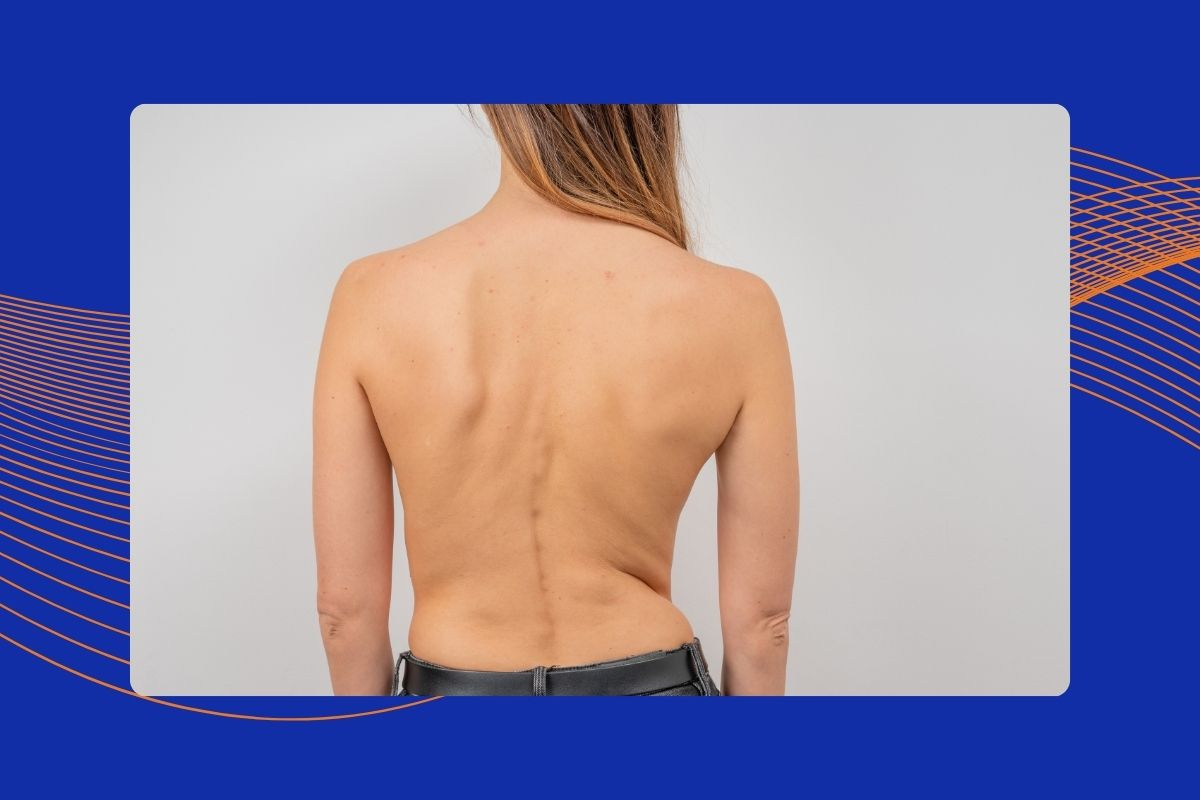
#> input picture ScoliosisCoach-iOS/ScoliosisCoach/debug_test.jpg, 1200 x 800 px
$ python -i brace_detector.py   (imports and definitions only)
#> lines starting #> are read from the running program, lines starting #| are printed output that depends on the picture; after the words box and inside, x2 and y2 are one past the last pixel; in counts of white or black regions, pixels touching at a corner belong together
#> further down, picture is the input picture: shape (800, 1200, 3); mean B, G, R 164.6, 126.8, 131.1
import cv2
import numpy as np

def detect_brace(image):
    """Detect if a brace is present in the image using color and contour analysis."""
    hsv = cv2.cvtColor(image, cv2.COLOR_BGR2HSV)
#> hsv: shape (800, 1200, 3); mean H, S, V 66.9, 118.3, 187.3

    h, w, _ = image.shape
#> h = 800; w = 1200

    # White/light brace colors
    lower_white = np.array([0, 0, 200])
    upper_white = np.array([180, 30, 255])
    white_mask = cv2.inRange(hsv, lower_white, upper_white)
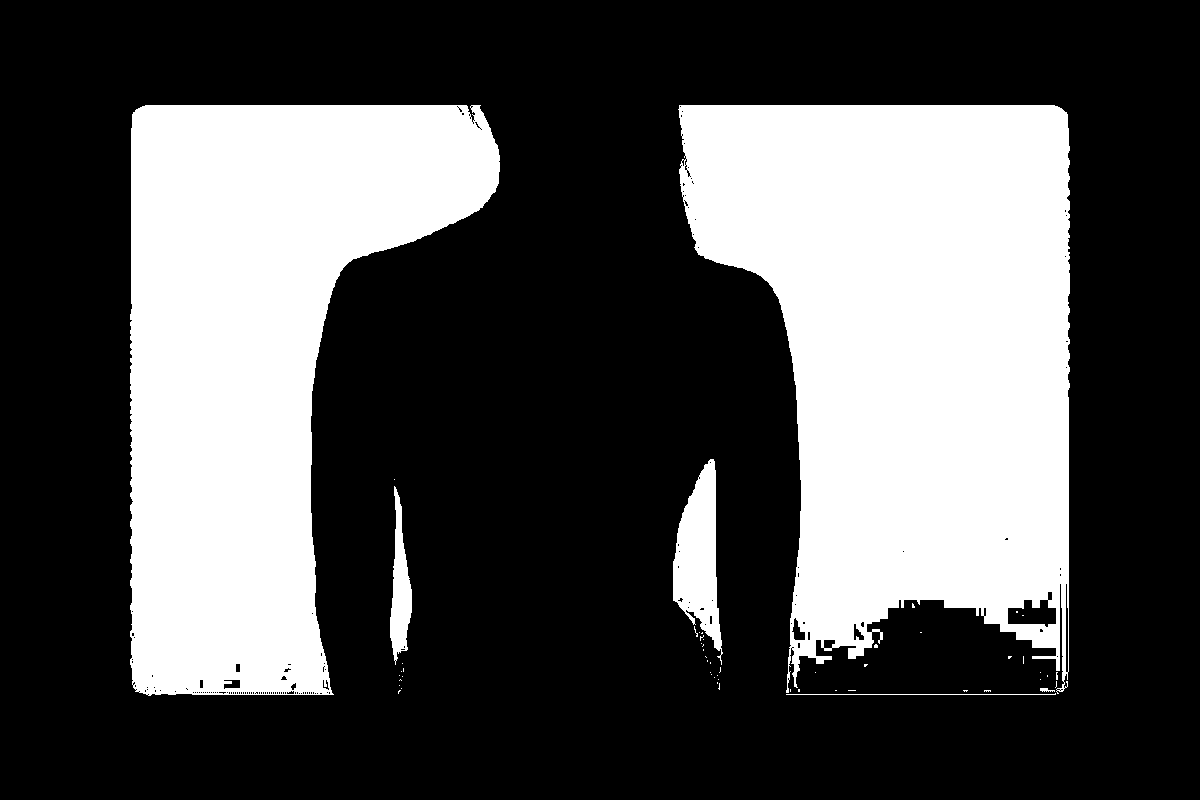
#> white_mask: shape (800, 1200); 31.6% white; 55 white regions (49 under 20 px), largest, box (x1, y1, x2, y2) and area: (678, 105, 1070, 694) 161446, (130, 105, 500, 696) 133707, (673, 459, 723, 665) 5712, (390, 486, 412, 665) 2125, (786, 693, 1056, 695) 271, (1040, 688, 1055, 692) 38

    # Define full torso region
    torso_top = int(h * 0.25)
#> torso_top = 200
    torso_bot = int(h * 0.75)
#> torso_bot = 600
    torso_left = int(w * 0.15)
#> torso_left = 180
    torso_right = int(w * 0.85)
#> torso_right = 1020

    # Brace should appear across the CENTER of the torso, not at the edges
    # Split torso into left edge, center, and right edge
    center_left = int(w * 0.35)
#> center_left = 420
    center_right = int(w * 0.65)
#> center_right = 780

    torso_center = white_mask[torso_top:torso_bot, center_left:center_right]
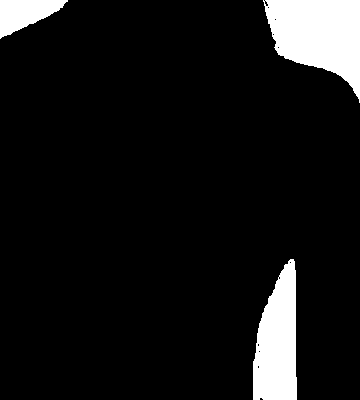
#> torso_center: shape (400, 360); 8.6% white; 3 white regions, box (x1, y1, x2, y2) and area: (263, 0, 360, 103) 6205, (253, 259, 297, 400) 4641, (0, 0, 68, 39) 1523
    torso_center_total = torso_center.size
#> torso_center_total = 144000

    if torso_center_total == 0:
        return False

    # Edge detection to verify there's an actual person
    gray = cv2.cvtColor(image, cv2.COLOR_BGR2GRAY)
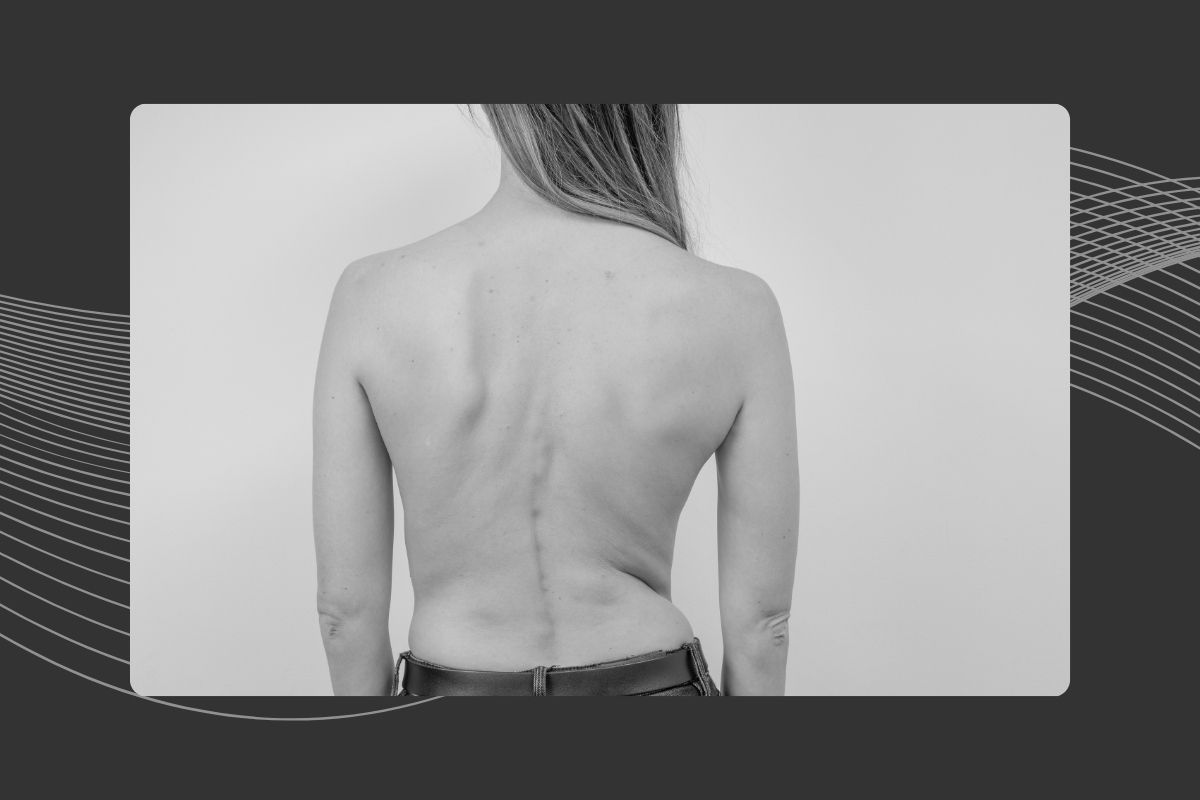
#> gray: shape (800, 1200); min 0, max 232, mean 132.4
    edges = cv2.Canny(gray, 50, 150)
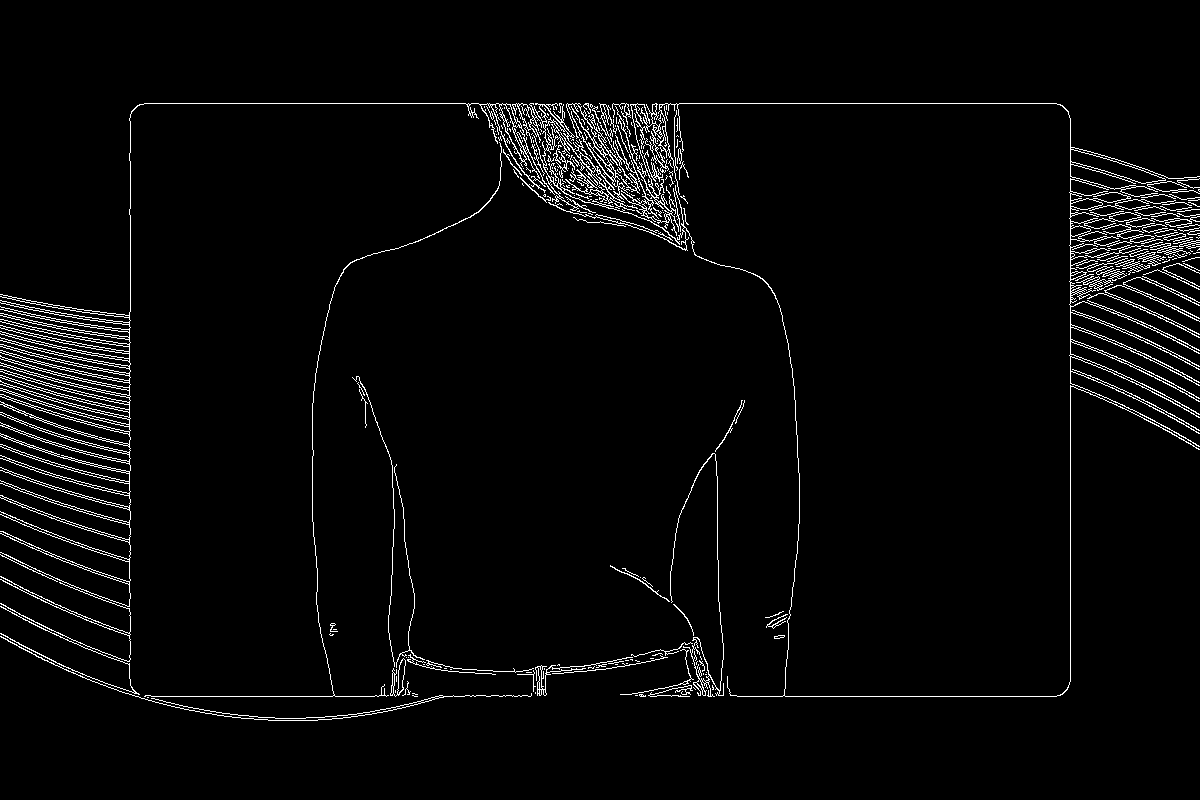
#> edges: shape (800, 1200); 3.1% white in thin lines or dots, all inside (x1, y1, x2, y2) = (0, 103, 1200, 721)
    full_edge_density = np.mean(edges) / 255.0
#> full_edge_density = 0.0312

    # No body contours detected - likely a blank/background image
    if full_edge_density < 0.01:
        return False

    # Check if the center of the torso has a contiguous white band
    kernel = np.ones((5, 5), np.uint8)
    cleaned = cv2.morphologyEx(torso_center, cv2.MORPH_CLOSE, kernel)
#> cleaned: shape (400, 360); 8.6% white; 3 white regions, box (x1, y1, x2, y2) and area: (263, 0, 360, 103) 6222, (253, 259, 297, 400) 4654, (0, 0, 68, 39) 1523
    cleaned = cv2.morphologyEx(cleaned, cv2.MORPH_OPEN, kernel)
#> cleaned: shape (400, 360); 8.6% white; 3 white regions

    contours, _ = cv2.findContours(cleaned, cv2.RETR_EXTERNAL, cv2.CHAIN_APPROX_SIMPLE)
#> contours = 3 contours; box (x1, y1, x2, y2) and area: (264, 0, 360, 97) 6044, (253, 260, 297, 400) 4485, (0, 0, 66, 37) 1430

    if not contours:
        return False

    # Find the largest contiguous white region in the center of the torso
    largest = max(contours, key=cv2.contourArea)
#> largest = contour of 77 points, box (x1, y1, x2, y2) (264, 0, 360, 97), area 6044
    largest_area = cv2.contourArea(largest)
#> largest_area = 6043.5
    largest_ratio = largest_area / torso_center_total
#> largest_ratio = 0.042

    # A brace should occupy a significant contiguous area in the center of the torso
    return largest_ratio > 0.08

>>> import cv2
>>> picture = cv2.imread('../ScoliosisCoach-iOS/ScoliosisCoach/debug_test.jpg')
>>> result = detect_brace(picture)
#> result = False
